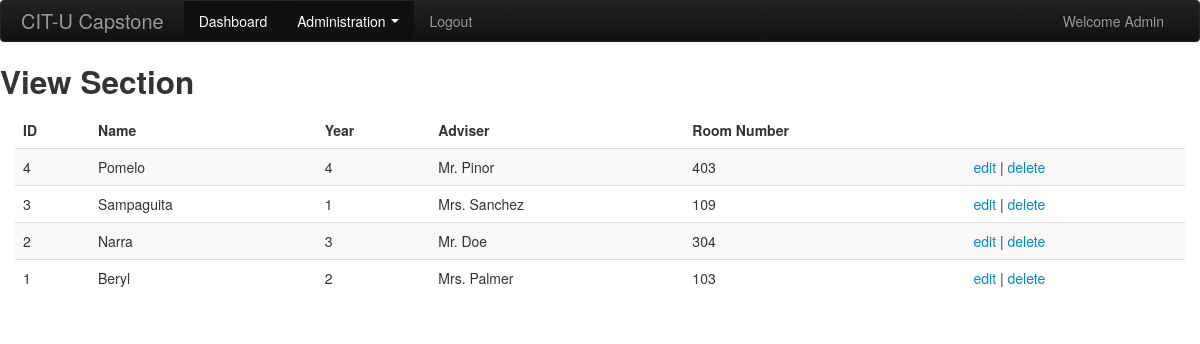
The page /view_sections.php (signed in) on the database its author committed.
### tables this page shows
CREATE TABLE `sections` (
  `id` int(11) NOT NULL,
  `name` varchar(100) NOT NULL,
  `year` varchar(100) NOT NULL,
  `adviser` varchar(100) NOT NULL,
  `room_number` varchar(100) NOT NULL
);

### libs/sections.php (called while the page is built, shortened)
<?php
function get_sections($conn){
	$sql = "SELECT * FROM sections ORDER BY id DESC";
	$result = mysqli_query($conn,$sql);
	if( $result ){
		if( mysqli_num_rows($result) > 0 ){
			$section_data = mysqli_fetch_all($result,MYSQLI_ASSOC);
			return $section_data;
		}else{
			return 0;
		}
	}
}
?>

### view_sections.php (the view, shortened to what this page needs)
<?php
$is_admin = false;
if( $_SESSION['role'] == 'admin' ){
  $is_admin = true;
}
require("conn.php");
require("libs/sections.php");
$sections = get_sections($conn);
?>
<!DOCTYPE html>
<html lang="en">
<head>
    <link href="css/bootstrap.css" rel="stylesheet">
    <link href="css/bootstrap-responsive.css" rel="stylesheet">
</head>
<body class="d-flex flex-column h-100">
  <?php include('header.php');?>
  <h2>View Section</h2>
  <div class="container">
    <table class="table table-striped">
      <thead>
        <tr>
          <th scope="col">ID</th>
          <th scope="col">Name</th>
          <th scope="col">Year</th>
          <th scope="col">Adviser</th>
          <th scope="col">Room Number</th>
          <th>&nbsp;</th>
        </tr>
      </thead>
      <tbody>
        <?php
          if( !empty($sections) ){
            foreach ($sections as $section) {
              echo '<tr>';
              echo    '<td>'.$section['id'].'</td>';
              echo    '<td>'.$section['name'].'</td>';
              echo    '<td>'.$section['year'].'</td>';
              echo    '<td>'.$section['adviser'].'</td>';
              echo    '<td>'.$section['room_number'].'</td>';
              echo    '<td><a href="edit_section.php?id='.$section['id'].'">edit</a> | <a href="delete_section.php?id='.$section['id'].'">delete</a></td>';
              echo '</tr>';
            }
          }
        ?>
      </tbody>
    </table>
  </div>
</body>
</html>
<?php
  exit();
?>

### header.php (shortened to what this page needs)
<div class="navbar navbar-inverse">
		<div class="navbar-inner">
			<div class="container">
				<a class="brand" href="dashboard.php">CIT-U Capstone</a>
				<div class="nav-collapse collapse navbar-inverse-collapse">
                    <ul class="nav">
                      <li class="active"><a href="dashboard.php">Dashboard</a></li>
                      <?php if($is_admin):?>
                      <li class="dropdown active">
                        <a href="#" class="dropdown-toggle" data-toggle="dropdown">Administration <b class="caret"></b></a>
                      </li>
                  	<?php endif;?>
                  	<li><a href="logout.php">Logout</a></li>
                    </ul>
                    <ul class="nav pull-right">
                    	<li><a href="#">Welcome <?php echo ucfirst($_SESSION['user_name']);?></a></li>
                    </ul>
                  </div>
			</div>
		</div>
	</div>

### rows shown on the page
sections: id "4", name "Pomelo", year "4", adviser "Mr. Pinor", room_number "403"
sections: id "3", name "Sampaguita", year "1", adviser "Mrs. Sanchez", room_number "109"
sections: id "2", name "Narra", year "3", adviser "Mr. Doe", room_number "304"
sections: id "1", name "Beryl", year "2", adviser "Mrs. Palmer", room_number "103"

### other values the page prints
$_SESSION['user_name'] "Admin"
